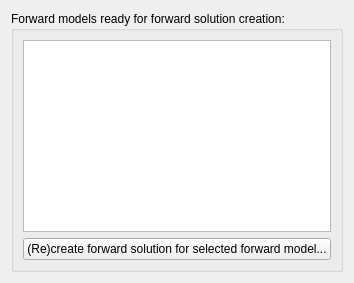
             <widget class="QWidget" name="tabForwardSolution">
              <attribute name="title">
               <string>Forward solution</string>
              </attribute>
              <layout class="QFormLayout" name="formLayout_11">
               <item row="0" column="0" colspan="2">
                <layout class="QHBoxLayout" name="horizontalLayout_7">
                 <item>
                  <widget class="QGroupBox" name="groupBox_4">
                   <property name="title">
                    <string>Forward models ready for forward solution creation:</string>
                   </property>
                   <layout class="QGridLayout" name="gridLayout_20">
                    <item row="0" column="0">
                     <widget class="QTableView" name="tableViewFModelsForSolution">
                      <property name="alternatingRowColors">
                       <bool>true</bool>
                      </property>
                      <property name="selectionMode">
                       <enum>QAbstractItemView::SingleSelection</enum>
                      </property>
                      <property name="selectionBehavior">
                       <enum>QAbstractItemView::SelectRows</enum>
                      </property>
                      <property name="sortingEnabled">
                       <bool>true</bool>
                      </property>
                      <attribute name="horizontalHeaderStretchLastSection">
                       <bool>true</bool>
                      </attribute>
                     </widget>
                    </item>
                    <item row="1" column="0">
                     <widget class="QPushButton" name="pushButtonCreateForwardSolution">
                      <property name="text">
                       <string>(Re)create forward solution for selected forward model...</string>
                      </property>
                     </widget>
                    </item>
                   </layout>
                  </widget>
                 </item>
                </layout>
               </item>
              </layout>
             </widget>
